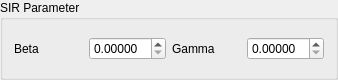
<?xml version="1.0" encoding="UTF-8"?>
<ui version="4.0">
 <class>SIRGroupBox</class>
 <widget class="QGroupBox" name="SIRGroupBox">
  <property name="geometry">
   <rect>
    <x>0</x>
    <y>0</y>
    <width>338</width>
    <height>80</height>
   </rect>
  </property>
  <property name="sizePolicy">
   <sizepolicy hsizetype="Fixed" vsizetype="Fixed">
    <horstretch>0</horstretch>
    <verstretch>0</verstretch>
   </sizepolicy>
  </property>
  <property name="windowTitle">
   <string>SIR Parameter</string>
  </property>
  <property name="title">
   <string>SIR Parameter</string>
  </property>
  <layout class="QHBoxLayout" name="horizontalLayout">
   <item>
    <widget class="QLabel" name="betaLabel">
     <property name="text">
      <string>Beta</string>
     </property>
    </widget>
   </item>
   <item>
    <widget class="QDoubleSpinBox" name="gammaSpinBox">
     <property name="decimals">
      <number>5</number>
     </property>
     <property name="singleStep">
      <double>0.000001000000000</double>
     </property>
    </widget>
   </item>
   <item>
    <widget class="QLabel" name="gammaLabel">
     <property name="text">
      <string>Gamma</string>
     </property>
    </widget>
   </item>
   <item>
    <widget class="QDoubleSpinBox" name="betaSpinBox">
     <property name="decimals">
      <number>5</number>
     </property>
     <property name="singleStep">
      <double>0.000001000000000</double>
     </property>
    </widget>
   </item>
  </layout>
 </widget>
 <resources/>
 <connections/>
</ui>
